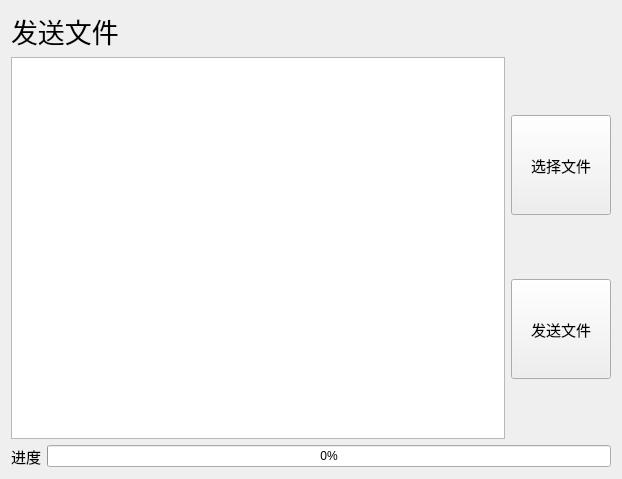
<?xml version="1.0" encoding="UTF-8"?>
<ui version="4.0">
 <class>Server</class>
 <widget class="QWidget" name="Server">
  <property name="geometry">
   <rect>
    <x>0</x>
    <y>0</y>
    <width>622</width>
    <height>479</height>
   </rect>
  </property>
  <property name="windowTitle">
   <string>Widget</string>
  </property>
  <layout class="QVBoxLayout" name="verticalLayout_2">
   <item>
    <widget class="QLabel" name="label">
     <property name="font">
      <font>
       <family>Microsoft YaHei UI</family>
       <pointsize>20</pointsize>
      </font>
     </property>
     <property name="layoutDirection">
      <enum>Qt::LeftToRight</enum>
     </property>
     <property name="text">
      <string>发送文件</string>
     </property>
    </widget>
   </item>
   <item>
    <layout class="QHBoxLayout" name="horizontalLayout">
     <item>
      <widget class="QTextEdit" name="textEdit">
       <property name="readOnly">
        <bool>true</bool>
       </property>
      </widget>
     </item>
     <item>
      <layout class="QVBoxLayout" name="verticalLayout">
       <item>
        <widget class="QPushButton" name="pushButton_choose">
         <property name="minimumSize">
          <size>
           <width>100</width>
           <height>100</height>
          </size>
         </property>
         <property name="font">
          <font>
           <family>Microsoft YaHei UI</family>
           <pointsize>11</pointsize>
          </font>
         </property>
         <property name="text">
          <string>选择文件</string>
         </property>
        </widget>
       </item>
       <item>
        <widget class="QPushButton" name="pushButton_send">
         <property name="minimumSize">
          <size>
           <width>100</width>
           <height>100</height>
          </size>
         </property>
         <property name="font">
          <font>
           <family>Microsoft YaHei UI</family>
           <pointsize>11</pointsize>
          </font>
         </property>
         <property name="text">
          <string>发送文件</string>
         </property>
        </widget>
       </item>
      </layout>
     </item>
    </layout>
   </item>
   <item>
    <layout class="QHBoxLayout" name="horizontalLayout_2">
     <item>
      <widget class="QLabel" name="label_2">
       <property name="font">
        <font>
         <pointsize>11</pointsize>
        </font>
       </property>
       <property name="text">
        <string>进度</string>
       </property>
      </widget>
     </item>
     <item>
      <widget class="QProgressBar" name="progressBar">
       <property name="value">
        <number>0</number>
       </property>
      </widget>
     </item>
    </layout>
   </item>
  </layout>
 </widget>
 <layoutdefault spacing="6" margin="11"/>
 <resources/>
 <connections/>
</ui>
